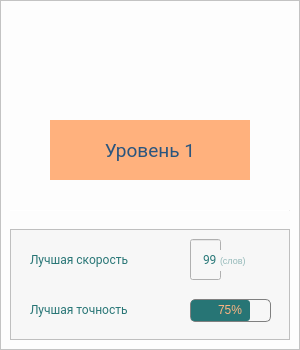
   <widget class="QFrame" name="frame_level_1">
    <property name="geometry">
     <rect>
      <x>150</x>
      <y>100</y>
      <width>300</width>
      <height>350</height>
     </rect>
    </property>
    <property name="styleSheet">
     <string notr="true">background-color: rgb(253, 253, 253);</string>
    </property>
    <property name="frameShape">
     <enum>QFrame::StyledPanel</enum>
    </property>
    <property name="frameShadow">
     <enum>QFrame::Raised</enum>
    </property>
    <widget class="QLabel" name="image_level_1">
     <property name="geometry">
      <rect>
       <x>10</x>
       <y>10</y>
       <width>281</width>
       <height>81</height>
      </rect>
     </property>
     <property name="text">
      <string/>
     </property>
     <property name="pixmap">
      <pixmap>Images/уровень1.jpg</pixmap>
     </property>
    </widget>
    <widget class="QLabel" name="name_level_1">
     <property name="geometry">
      <rect>
       <x>50</x>
       <y>120</y>
       <width>200</width>
       <height>60</height>
      </rect>
     </property>
     <property name="font">
      <font>
       <family>Roboto</family>
       <pointsize>14</pointsize>
       <stylestrategy>PreferDefault</stylestrategy>
      </font>
     </property>
     <property name="styleSheet">
      <string notr="true">color: rgb(42, 85, 126);
background-color: rgb(255, 177, 125);</string>
     </property>
     <property name="text">
      <string>Уровень 1</string>
     </property>
     <property name="alignment">
      <set>Qt::AlignCenter</set>
     </property>
    </widget>
    <widget class="QFrame" name="stat_level_1">
     <property name="geometry">
      <rect>
       <x>10</x>
       <y>229</y>
       <width>280</width>
       <height>111</height>
      </rect>
     </property>
     <property name="styleSheet">
      <string notr="true">background-color: rgb(247, 247, 247);</string>
     </property>
     <property name="frameShape">
      <enum>QFrame::StyledPanel</enum>
     </property>
     <property name="frameShadow">
      <enum>QFrame::Raised</enum>
     </property>
     <widget class="QLabel" name="spedd_level_1">
      <property name="geometry">
       <rect>
        <x>20</x>
        <y>10</y>
        <width>151</width>
        <height>41</height>
       </rect>
      </property>
      <property name="font">
       <font>
        <family>Roboto</family>
        <pointsize>9</pointsize>
       </font>
      </property>
      <property name="styleSheet">
       <string notr="true">color: rgb(39, 117, 117);</string>
      </property>
      <property name="text">
       <string>Лучшая скорость</string>
      </property>
     </widget>
     <widget class="QProgressBar" name="count_accuracy_level_1">
      <property name="geometry">
       <rect>
        <x>180</x>
        <y>70</y>
        <width>81</width>
        <height>23</height>
       </rect>
      </property>
      <property name="styleSheet">
       <string notr="true">QProgressBar{
	color: rgb(255, 180, 130);
    border: 1px solid  grey;
    border-radius: 5px;
    text-align: center
}
QProgressBar::chunk {
    background-color: rgb(39, 117, 117);;
	border-radius: 3px;
}</string>
      </property>
      <property name="value">
       <number>75</number>
      </property>
      <property name="alignment">
       <set>Qt::AlignCenter</set>
      </property>
      <property name="orientation">
       <enum>Qt::Horizontal</enum>
      </property>
      <property name="format">
       <string notr="true">%p%</string>
      </property>
     </widget>
     <widget class="QLabel" name="accuracy_level_1">
      <property name="geometry">
       <rect>
        <x>20</x>
        <y>70</y>
        <width>151</width>
        <height>21</height>
       </rect>
      </property>
      <property name="font">
       <font>
        <family>Roboto</family>
        <pointsize>9</pointsize>
       </font>
      </property>
      <property name="styleSheet">
       <string notr="true">color: rgb(39, 117, 117);</string>
      </property>
      <property name="text">
       <string>Лучшая точность</string>
      </property>
     </widget>
     <widget class="QLineEdit" name="count_spedd_level_1">
      <property name="geometry">
       <rect>
        <x>180</x>
        <y>10</y>
        <width>31</width>
        <height>41</height>
       </rect>
      </property>
      <property name="font">
       <font>
        <family>Roboto</family>
        <pointsize>9</pointsize>
       </font>
      </property>
      <property name="styleSheet">
       <string notr="true">color: rgb(40, 120, 120);</string>
      </property>
      <property name="text">
       <string>99</string>
      </property>
      <property name="alignment">
       <set>Qt::AlignRight|Qt::AlignTrailing|Qt::AlignVCenter</set>
      </property>
      <property name="readOnly">
       <bool>true</bool>
      </property>
     </widget>
     <widget class="QLabel" name="symbols_in_minute_level_1">
      <property name="geometry">
       <rect>
        <x>210</x>
        <y>21</y>
        <width>47</width>
        <height>21</height>
       </rect>
      </property>
      <property name="font">
       <font>
        <pointsize>7</pointsize>
       </font>
      </property>
      <property name="styleSheet">
       <string notr="true">color: rgba(39, 117, 117, 120);</string>
      </property>
      <property name="text">
       <string>(слов)</string>
      </property>
     </widget>
    </widget>
    <widget class="Line" name="separator_level_1">
     <property name="geometry">
      <rect>
       <x>10</x>
       <y>210</y>
       <width>280</width>
       <height>1</height>
      </rect>
     </property>
     <property name="styleSheet">
      <string notr="true">background-color: rgb(239, 239, 239);</string>
     </property>
     <property name="orientation">
      <enum>Qt::Horizontal</enum>
     </property>
    </widget>
   </widget>
